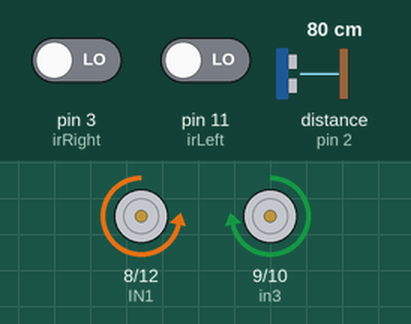
This sketch was run on a simulated Arduino Uno, built with avr-gcc and run on an emulated ATmega328P. Shown: motor-driver pin pairs drawn as motors (green arrow = first pin HIGH = forward, orange = second pin HIGH = backward, longer = more drive, scaled by the enable pin). The inputs (shaded band) are chosen by the test bench; at power-on: distance to the obstacle (sensor on pin 2) 80 cm, pin 11 (irLeft) LOW, pin 3 (irRight) LOW. The echo pulse lasts 58.3 µs per cm.

Above: at 5.8 s.
5.9 s: distance to the obstacle (sensor on pin 2) set to 2 cm
At 6.13 s:
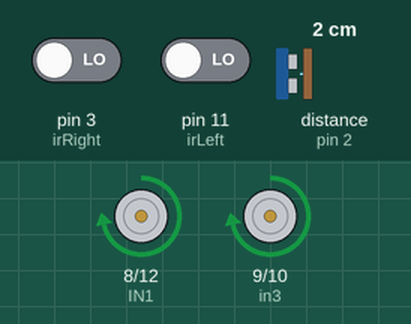
8.9 s: pin 11 (irLeft) driven HIGH
At 9.58 s:
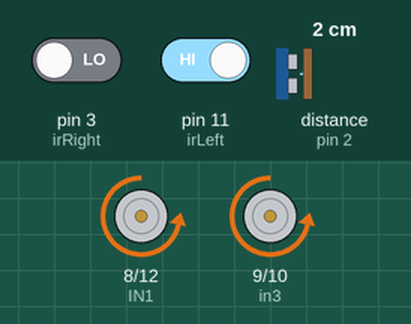
11.9 s: distance to the obstacle (sensor on pin 2) set to 60 cm
At 11.91 s:
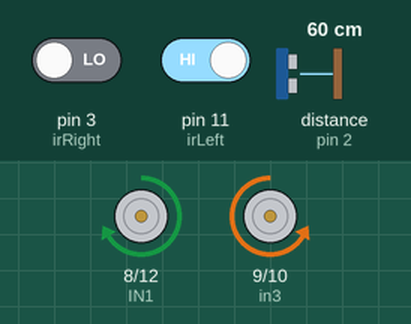
14.9 s: pin 3 (irRight) driven HIGH
At 15.9 s:
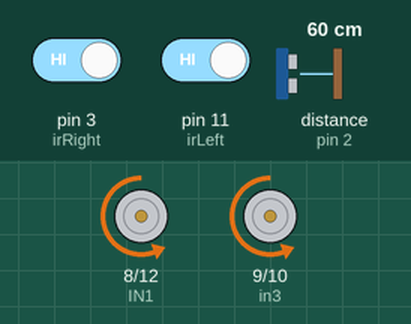
16.5 s: pin 3 (irRight) driven LOW
19.5 s: pin 11 (irLeft) driven LOW
Timing chart, 0 to 23.5 s (numbered marks = the images above; inputs shaded):
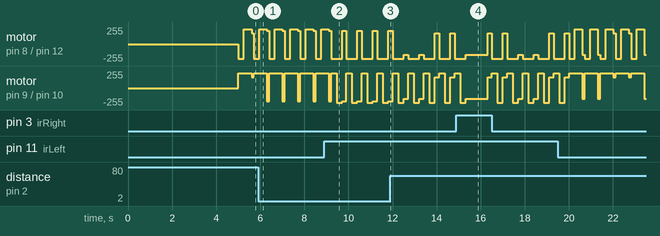

The sketch:

robotcomplete.ino
```cpp
// ================= SENSOR ULTRASSÔNICO =================
int trigPin = 4;
int echoPin = 2;

// ================= INFRAVERMELHO =================
int irLeft = 11;
int irRight = 3;

// ================= MOTOR =================
int IN1 = 8;
int IN2 = 12;
int ena = 5;

int in3 = 9;
int in4 = 10;
int enb = 6;

// ================= VELOCIDADES =================
#define BUSCA_SPEED 160
#define ATAQUE_SPEED 200
#define FINAL_SPEED 220

// ================= TEMPO =================
unsigned long startTime;
unsigned long ignorarBordaAte = 0;

// ================= BUSCA =================
bool buscaEsquerda = true;
unsigned long trocaBusca = 0;

// ================= ATAQUE =================
bool alvoDetectado = false;
unsigned long ultimoAvistamento = 0;

// ================= DISTÂNCIA =================
long dist = 0;

// =====================================================
// ULTRASSÔNICO
// =====================================================
long distanciaCM() {

    digitalWrite(trigPin, LOW);
    delayMicroseconds(2);

    digitalWrite(trigPin, HIGH);
    delayMicroseconds(10);

    digitalWrite(trigPin, LOW);

    long duration = pulseIn(echoPin, HIGH, 30000);

    if (duration == 0)
        return 999;

    return duration * 0.034 / 2;
}

// =====================================================
// MOVIMENTAÇÃO
// =====================================================
void frente(int v) {

    digitalWrite(IN1, HIGH);
    digitalWrite(IN2, LOW);

    digitalWrite(in3, LOW);
    digitalWrite(in4, HIGH);

    analogWrite(ena, v);
    analogWrite(enb, v);
}

void tras(int v) {

    digitalWrite(IN1, LOW);
    digitalWrite(IN2, HIGH);

    digitalWrite(in3, HIGH);
    digitalWrite(in4, LOW);

    analogWrite(ena, v);
    analogWrite(enb, v);
}

void girarDireita(int v) {

    digitalWrite(IN1, HIGH);
    digitalWrite(IN2, LOW);

    digitalWrite(in3, HIGH);
    digitalWrite(in4, LOW);

    analogWrite(ena, v);
    analogWrite(enb, v);
}

void girarEsquerda(int v) {

    digitalWrite(IN1, LOW);
    digitalWrite(IN2, HIGH);

    digitalWrite(in3, LOW);
    digitalWrite(in4, HIGH);

    analogWrite(ena, v);
    analogWrite(enb, v);
}

void parar() {

    analogWrite(ena, 0);
    analogWrite(enb, 0);
}

// =====================================================
// SETUP
// =====================================================
void setup() {

    pinMode(IN1, OUTPUT);
    pinMode(IN2, OUTPUT);
    pinMode(ena, OUTPUT);

    pinMode(in3, OUTPUT);
    pinMode(in4, OUTPUT);
    pinMode(enb, OUTPUT);

    pinMode(trigPin, OUTPUT);
    pinMode(echoPin, INPUT);

    pinMode(irLeft, INPUT);
    pinMode(irRight, INPUT);

    startTime = millis();
}

// =====================================================
// LOOP
// =====================================================
void loop() {

    // =====================================
    // ESPERA DE 5 SEGUNDOS
    // =====================================
    if (millis() - startTime < 5000) {

        parar();
        return;
    }

    // =====================================
    // BORDA - PRIORIDADE MÁXIMA
    // Preto = HIGH
    // Branco = LOW
    // =====================================
    if (millis() > ignorarBordaAte) {

        bool bordaE = (digitalRead(irLeft) == LOW);
        bool bordaD = (digitalRead(irRight) == LOW);

        if (bordaE || bordaD) {

            // Cancela qualquer ataque
            alvoDetectado = false;

            ignorarBordaAte = millis() + 700;

            // Ré
            tras(FINAL_SPEED);
            delay(250);

            // Giro para dentro da arena
            if (bordaE && !bordaD) {

                girarDireita(FINAL_SPEED);
                delay(250);
            }
            else if (bordaD && !bordaE) {

                girarEsquerda(FINAL_SPEED);
                delay(250);
            }
            else {

                girarDireita(FINAL_SPEED);
                delay(350);
            }

            return;
        }
    }

    // =====================================
    // DETECÇÃO DO ADVERSÁRIO
    // =====================================
    dist = distanciaCM();

    // Detectou oponente
    if (dist > 0 && dist <= 40) {

        alvoDetectado = true;
        ultimoAvistamento = millis();
    }

    // Mantém o ataque por 1 segundo
    // mesmo se perder a leitura
    if (alvoDetectado) {

        frente(ATAQUE_SPEED);

        if (millis() - ultimoAvistamento > 1000) {

            alvoDetectado = false;
        }

        return;
    }

    // =====================================
    // BUSCA
    // =====================================
    if (millis() - trocaBusca > 1000) {

        buscaEsquerda = !buscaEsquerda;
        trocaBusca = millis();
    }

    if (buscaEsquerda) {

        girarEsquerda(BUSCA_SPEED);
    }
    else {

        girarDireita(BUSCA_SPEED);
    }
}
```
